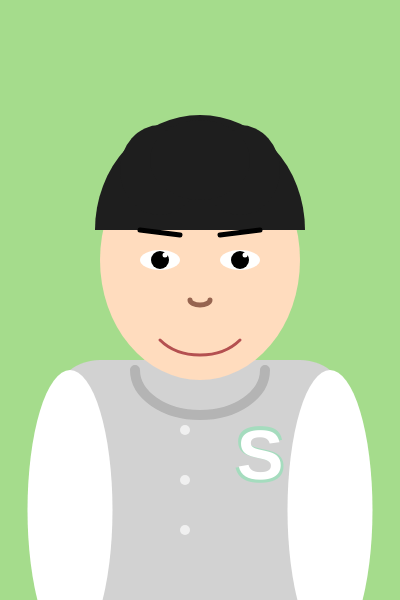
Frame 1 (no input)
Frame 60 (no input): identical to frame 1, image omitted
Frame 120 (the mouse pressed at the canvas centre since frame 60): identical to frame 1, image omitted

The p5.js sketch that drew this single still picture (run headless with seeded random() and noise() and a simulated clock; from frame 60 on, the mouse is pressed at the canvas centre):

// p5.js sketch
// ── sketch.js
function setup() {
  createCanvas(400, 600);
}

function draw() {
  background(165, 220, 140);

  noStroke();
  fill(210);
  rect(50, 360, 300, 240, 50, 50, 0, 0); 
  
  fill(255);
  ellipse(70, 510, 85, 280);
  ellipse(330, 510, 85, 280);

  stroke(180);
  strokeWeight(10);
  noFill();
  arc(200, 370, 130, 90, 0, PI);
  
  noStroke();
  fill(240); 
  circle(185, 430, 10);
  circle(185, 480, 10);
  circle(185, 530, 10);

  noStroke();
  fill(165, 220, 190);
  textSize(80);
  textStyle(BOLD);
  textAlign(CENTER, CENTER);
  text("S", 260, 460);
  
  noStroke();
  fill(255);
  textSize(70);
  textStyle(BOLD);
  textAlign(CENTER, CENTER);
  text("S", 260, 460);

  fill(255, 220, 190);
  noStroke();
  ellipse(200, 260, 200, 240);
  
  fill(30);
  arc(200, 230, 210, 230, PI, TWO_PI);
  ellipse(160, 170, 80, 90);
  ellipse(240, 170, 80, 90);
  ellipse(200, 160, 100, 80);

  fill(255);
  ellipse(160, 260, 40, 20);
  ellipse(240, 260, 40, 20);
  
  fill(0);
  circle(160, 260, 18);
  circle(240, 260, 18);
  
  fill(255);
  circle(165, 255, 5);
  circle(245, 255, 5);

  stroke(0);
  strokeWeight(5);
  line(140, 230, 180, 235);
  line(220, 235, 260, 230);

  noFill();
  stroke(150, 100, 80);
  arc(200, 300, 20, 10, 0, PI);
  
  stroke(180, 80, 80);
  strokeWeight(3);
  bezier(160, 340, 180, 360, 220, 360, 240, 340);
}
